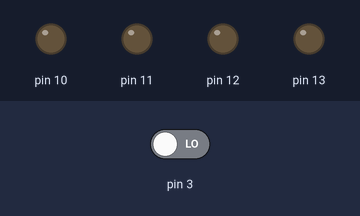
Bench run of a sketch on a simulated Arduino Uno, built with avr-gcc and run on an emulated ATmega328P. Parts: output pins drawn as LEDs (lit = HIGH). Dashed ring = blinking. The inputs (shaded band) are chosen by the test bench; at power-on: pin 3 LOW.

Above: at 1.2 s.
1.3 s: pin 3 driven HIGH
At 6.2 s:
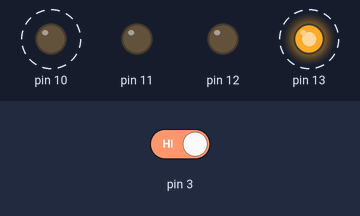
At 6.7 s:
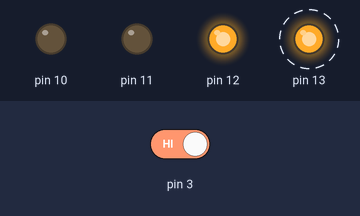
7.3 s: pin 3 driven LOW
At 7.77 s:
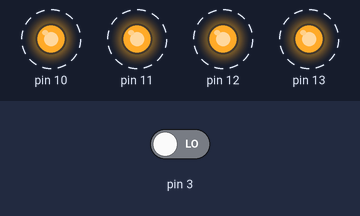
Timing chart, 0 to 10.5 s (numbered marks = the images above; inputs shaded):
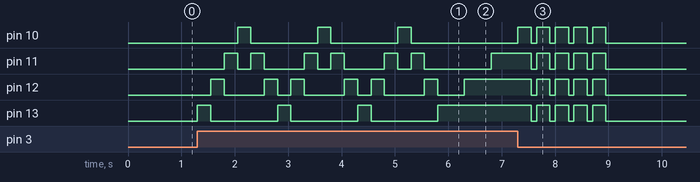

Measured:
- after the input at 1.3 s, pin 10: alternates HIGH for 0.25 s and LOW for 1.3 s, starting after 0.75 s; pin 11: LOW → HIGH after 0.50 s, then repeats every 1.5 s: LOW 0.25 s, HIGH 0.25 s, LOW 0.75 s, HIGH 0.25 s
- after the input at 7.3 s, pin 10–13: goes on until 9.0 s, then stays LOW

The sketch:

Code.ino
```cpp
/*
  This program blinks pin 13, 12, 11, and 10 on the breadboard
*/

int buttonState = 0;

void setup() {
  pinMode(13, OUTPUT);
  pinMode(12, OUTPUT);
  pinMode(11, OUTPUT);
  pinMode(10, OUTPUT);
  pinMode(3, INPUT);
}

void loop() {
  buttonState = digitalRead(3);
  if (buttonState == HIGH){
    for (int i = 0 ; i < 3; i++){
      blinker(13);
      blinker(12);
      blinker(11);
      blinker(10);
      blinker(11);
      blinker(12);
    }

    lightsOn(13,12,11,10);

    for (int i = 0 ; i < 5; i++){
      allBlink(13,12,11,10);
    }
  }

  delay(10);
}

void blinker(int pin) {
    digitalWrite(pin, HIGH);
    delay(250);
    digitalWrite(pin, LOW);
}

void allBlink(int pin1, int pin2, int pin3, int pin4) {
	digitalWrite(pin1, HIGH);
  	digitalWrite(pin2, HIGH);
  	digitalWrite(pin3, HIGH);
  	digitalWrite(pin4, HIGH);
    	delay(250);

    	digitalWrite(pin1, LOW);
  	digitalWrite(pin2, LOW);
  	digitalWrite(pin3, LOW);
  	digitalWrite(pin4, LOW);
  	delay(100);
}

void lightsOn(int pin1, int pin2, int pin3, int pin4) {
	digitalWrite(pin1, HIGH);
  	delay(500);

  	digitalWrite(pin2, HIGH);
  	delay(500);

  	digitalWrite(pin3, HIGH);
  	delay(500);

  	digitalWrite(pin4, HIGH);
}
```
